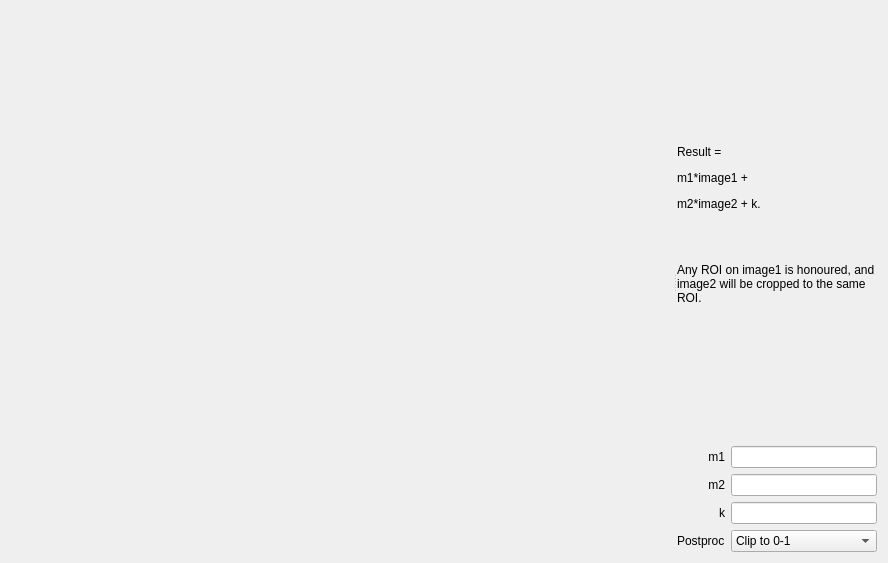
<?xml version="1.0" encoding="UTF-8"?>
<ui version="4.0">
 <class>Form</class>
 <widget class="QWidget" name="Form">
  <property name="geometry">
   <rect>
    <x>0</x>
    <y>0</y>
    <width>888</width>
    <height>563</height>
   </rect>
  </property>
  <property name="windowTitle">
   <string>Form</string>
  </property>
  <layout class="QGridLayout" name="gridLayout">
   <item row="0" column="0">
    <widget class="QSplitter" name="splitter">
     <property name="orientation">
      <enum>Qt::Horizontal</enum>
     </property>
     <widget class="Canvas" name="canvas" native="true"/>
     <widget class="QWidget" name="widget" native="true">
      <property name="sizePolicy">
       <sizepolicy hsizetype="Minimum" vsizetype="Minimum">
        <horstretch>0</horstretch>
        <verstretch>0</verstretch>
       </sizepolicy>
      </property>
      <property name="maximumSize">
       <size>
        <width>200</width>
        <height>16777215</height>
       </size>
      </property>
      <layout class="QGridLayout" name="gridLayout_2">
       <item row="3" column="0">
        <widget class="QLabel" name="label_3">
         <property name="text">
          <string>k</string>
         </property>
         <property name="alignment">
          <set>Qt::AlignRight|Qt::AlignTrailing|Qt::AlignVCenter</set>
         </property>
        </widget>
       </item>
       <item row="2" column="0">
        <widget class="QLabel" name="label_2">
         <property name="text">
          <string>m2</string>
         </property>
         <property name="alignment">
          <set>Qt::AlignRight|Qt::AlignTrailing|Qt::AlignVCenter</set>
         </property>
        </widget>
       </item>
       <item row="1" column="0">
        <widget class="QLabel" name="label">
         <property name="text">
          <string>m1</string>
         </property>
         <property name="alignment">
          <set>Qt::AlignRight|Qt::AlignTrailing|Qt::AlignVCenter</set>
         </property>
        </widget>
       </item>
       <item row="0" column="0" colspan="3">
        <widget class="QLabel" name="label_4">
         <property name="sizePolicy">
          <sizepolicy hsizetype="Preferred" vsizetype="Expanding">
           <horstretch>0</horstretch>
           <verstretch>0</verstretch>
          </sizepolicy>
         </property>
         <property name="text">
          <string>&lt;html&gt;&lt;head/&gt;&lt;body&gt;&lt;p&gt;Result = &lt;/p&gt;&lt;p&gt;m1*image1 +&lt;/p&gt;&lt;p&gt;m2*image2 + k.&lt;/p&gt;&lt;p&gt;&lt;br/&gt;&lt;/p&gt;&lt;p&gt;Any ROI on image1 is honoured, and image2 will be cropped to the same ROI.&lt;/p&gt;&lt;/body&gt;&lt;/html&gt;</string>
         </property>
         <property name="wordWrap">
          <bool>true</bool>
         </property>
        </widget>
       </item>
       <item row="4" column="0">
        <widget class="QLabel" name="label_5">
         <property name="text">
          <string>Postproc</string>
         </property>
        </widget>
       </item>
       <item row="4" column="1" colspan="2">
        <widget class="QComboBox" name="postproc">
         <item>
          <property name="text">
           <string>Clip to 0-1</string>
          </property>
         </item>
         <item>
          <property name="text">
           <string>Normalise to output range</string>
          </property>
         </item>
         <item>
          <property name="text">
           <string>Normalise to output image</string>
          </property>
         </item>
         <item>
          <property name="text">
           <string>Nothing</string>
          </property>
         </item>
        </widget>
       </item>
       <item row="3" column="1" colspan="2">
        <widget class="QLineEdit" name="k">
         <property name="inputMethodHints">
          <set>Qt::ImhFormattedNumbersOnly</set>
         </property>
        </widget>
       </item>
       <item row="2" column="1" colspan="2">
        <widget class="QLineEdit" name="m2">
         <property name="inputMethodHints">
          <set>Qt::ImhFormattedNumbersOnly</set>
         </property>
        </widget>
       </item>
       <item row="1" column="1" colspan="2">
        <widget class="QLineEdit" name="m1">
         <property name="inputMethodHints">
          <set>Qt::ImhFormattedNumbersOnly</set>
         </property>
        </widget>
       </item>
      </layout>
     </widget>
    </widget>
   </item>
  </layout>
 </widget>
 <customwidgets>
  <customwidget>
   <class>Canvas</class>
   <extends>QWidget</extends>
   <header>pcot.ui.canvas</header>
   <container>1</container>
  </customwidget>
 </customwidgets>
 <resources/>
 <connections/>
</ui>
